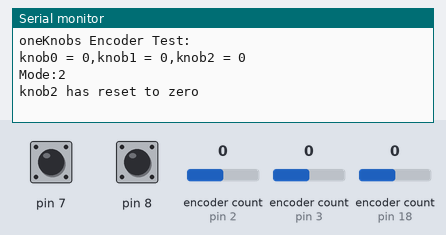
Bench run of a sketch on a simulated Arduino Uno, built with avr-gcc and run on an emulated ATmega328P. Shown: the last lines printed to the serial monitor. Inputs (shaded band) come from the test bench; at power-on: encoder count (sensors on pin 2, pin 3, pin 18) 0, pin 7 HIGH, pin 8 HIGH. WiFi joins after 1.5 s; servers stay silent unless stated.

Above: at 1.2 s.
1.3 s: encoder count (sensor on pin 2) set to 1
At 2.5 s:
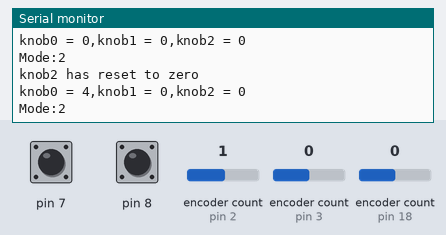
2.8 s: encoder count (sensor on pin 3) set to 1
At 3.8 s:
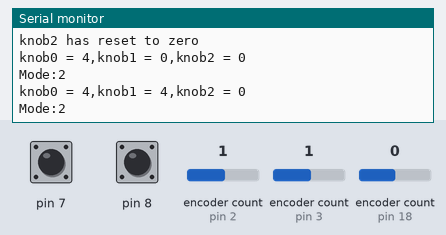
4.3 s: encoder count (sensor on pin 18) set to 1
At 5.0 s:
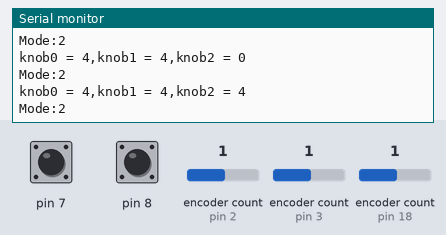
5.8 s: pin 7 pulled LOW for 0.15 s
At 7.1 s:
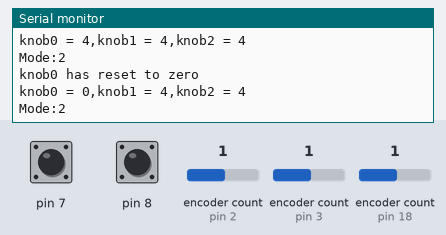
7.4 s: pin 8 pulled LOW for 0.15 s
At 8.3 s:
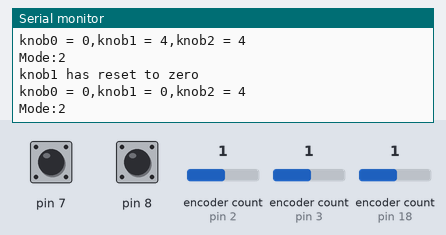
9.0 s: encoder count (sensor on pin 2) set to 2
At 9.8 s:
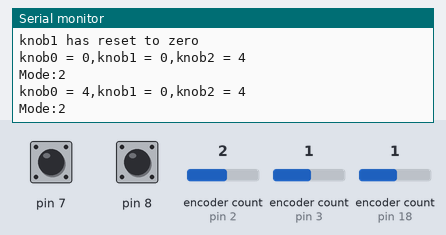

The sketch:

VelocityCommand.ino
```cpp
#include <Encoder.h>

#include <Ethernet.h>
#include <EthernetUdp.h>
// Entend Encoder class

class SW_Encoder : public Encoder
{
public:
    uint8_t pinSW;
    int id;
    int counterSW;
    SW_Encoder(uint8_t pin1, uint8_t pin2, uint8_t pin3, int id) : Encoder(pin1, pin2) {
        this->pinSW = pin3;
        this->id = id;
        pinMode(pin3, INPUT_PULLUP);
        this->positionCahce = -999;
    }
    int read_switch() { return digitalRead(this->pinSW); }
    long getPositionCache() { return this->positionCahce; }
    void setPositionCache(long pos) { this->positionCahce = pos; }
    long getPositionNew() { return this->positionNew; }
    void setPositionNew(long pos) { this->positionNew = pos; }
private:
    long positionCahce;
    long positionNew;

};

SW_Encoder knob0(2, 5, 7, 0);
SW_Encoder knob1(3, 6, 8, 1);
SW_Encoder knob2(18, 22, 26, 2);

// UDP related

byte mac[] = { 0xDE, 0xAD, 0xBE, 0xEF, 0xFE, 0xED };
IPAddress subnet(255, 255, 255, 0);
IPAddress ip(192, 168, 178, 100);
IPAddress txIP(192, 168, 178, 22); // Recipient IP from IPCONFIG
unsigned int rxPort = 24606;
unsigned int txPort = 24545;


//global variable
EthernetUDP Udp;
byte txbuff[28];// 1
long dat0, dat1, dat2, dat3, dat4, dat5;
int Mode = 2;
long stuff = 0xaabbccdd;
byte command1[] = { 1,1,1,1 };    //joint angle mode  , data format :    dat0 , stuff ,stuff ,stuff ,stuff ,stuff ,
byte command2[] = { 2,2,2,2 };    //inverse kinematic mode  , data format : dat0 ,dat1 ,dat2 ,stuff ,stuff ,stuff,
void setup() {
    //init UDP
    Ethernet.begin(mac, ip, subnet);
    Udp.begin(rxPort);
    //for debugging
    Serial.begin(9600);
    Serial.println("oneKnobs Encoder Test:");
}

void loop() {
  // put your main code here, to run repeatedly:
    ScanEncoderInput();     // scan input of encoder
    if (EncoderPositionChanged()) {
        Serial_DisplayEncoderStatus();
        UpdateEncoderPositionCache();
        SendingUDP();

    }
    delayMicroseconds(10);
    ScanButton();

}


boolean EncoderPositionChanged() {
    return  knob0.getPositionCache() != knob0.getPositionNew() ||
        knob1.getPositionCache() != knob1.getPositionNew() ||
        knob2.getPositionCache() != knob2.getPositionNew();
}

void UpdateEncoderPositionCache() {
    knob0.setPositionCache(knob0.getPositionNew());
    knob1.setPositionCache(knob1.getPositionNew());
    knob2.setPositionCache(knob2.getPositionNew());
}


void Serial_DisplayEncoderStatus() {
    Serial.print("knob0 = ");
    Serial.print(knob0.getPositionNew());
    Serial.print(",");
    Serial.print("knob1 = ");
    Serial.print(knob1.getPositionNew());
    Serial.print(",");
    Serial.print("knob2 = ");
    Serial.print(knob2.getPositionNew());
    Serial.println();
}


void SendingUDP() {
    switch (Mode)
    {
    case 1: {
        Serial.print("Mode:");
        Serial.println(1);
        memcpy(txbuff,  command1, sizeof(command1));
        dat0 = knob0.getPositionNew();
        memcpy(txbuff + 4, &dat0, sizeof(long));
        memcpy(txbuff + 8, &stuff, sizeof(long));
        memcpy(txbuff + 12, &stuff, sizeof(long));
        memcpy(txbuff + 16, &stuff, sizeof(long));
        memcpy(txbuff + 20, &stuff, sizeof(long));
        memcpy(txbuff + 24, &stuff, sizeof(long));
        Udp.beginPacket(txIP, txPort); // praparing package to send to certain IP and Port
        Udp.write(txbuff, 28); // gathering data from buff and make one message to send
        Udp.endPacket();
        break;
    }
    case 2: {
        Serial.print("Mode:");
        Serial.println(2);
        memcpy(txbuff, command2, sizeof(command2));
        dat0 = knob1.getPositionNew();
        dat1 = knob2.getPositionNew();
        dat2 = knob0.getPositionNew();
        memcpy(txbuff + 4, &dat0, sizeof(long));
        memcpy(txbuff + 8, &dat1, sizeof(long));
        memcpy(txbuff + 12, &dat2, sizeof(long));
        memcpy(txbuff + 16, &stuff, sizeof(long));
        memcpy(txbuff + 20, &stuff, sizeof(long));
        memcpy(txbuff + 24, &stuff, sizeof(long));
        Udp.beginPacket(txIP, txPort); // praparing package to send to certain IP and Port
        Udp.write(txbuff, 28); // gathering data from buff and make one message to send
        Udp.endPacket();
        break;
    }
    default: {
        break;
    }

    }
}

void ScanEncoderInput() {
    knob0.setPositionNew(knob0.read());
    knob1.setPositionNew(knob1.read());
    knob2.setPositionNew(knob2.read());
}

void ScanButton() {
    if (!digitalRead(knob0.pinSW) && knob0.counterSW < 1) {
        knob0.write(0);
        Serial.print("knob");
        Serial.print(knob0.id);
        Serial.println(" has reset to zero");
        knob0.counterSW++;
    }
    if (digitalRead(knob0.pinSW))knob0.counterSW = 0;
    if (!digitalRead(knob1.pinSW) && knob1.counterSW < 1) {
        knob1.write(0);
        Serial.print("knob");
        Serial.print(knob1.id);
        Serial.println(" has reset to zero");
        knob1.counterSW++;
    }
    if (digitalRead(knob1.pinSW))knob1.counterSW = 0;

    if (!digitalRead(knob2.pinSW) && knob2.counterSW < 1) {
        knob2.write(0);
        Serial.print("knob");
        Serial.print(knob2.id);
        Serial.println(" has reset to zero");
        knob2.counterSW++;
    }


}
```

Measured:
- after the input at 1.3 s, the serial monitor: prints a new line at once (image 1)
- after the input at 2.8 s, the serial monitor: prints a new line at once (image 2)
- after the input at 4.3 s, the serial monitor: prints a new line at once (image 3)
- after the input at 5.8 s, the serial monitor: prints a new line at once (image 4)
- after the input at 7.4 s, the serial monitor: prints a new line at once (image 5)
- after the input at 9.0 s, the serial monitor: prints a new line at once (image 6)
